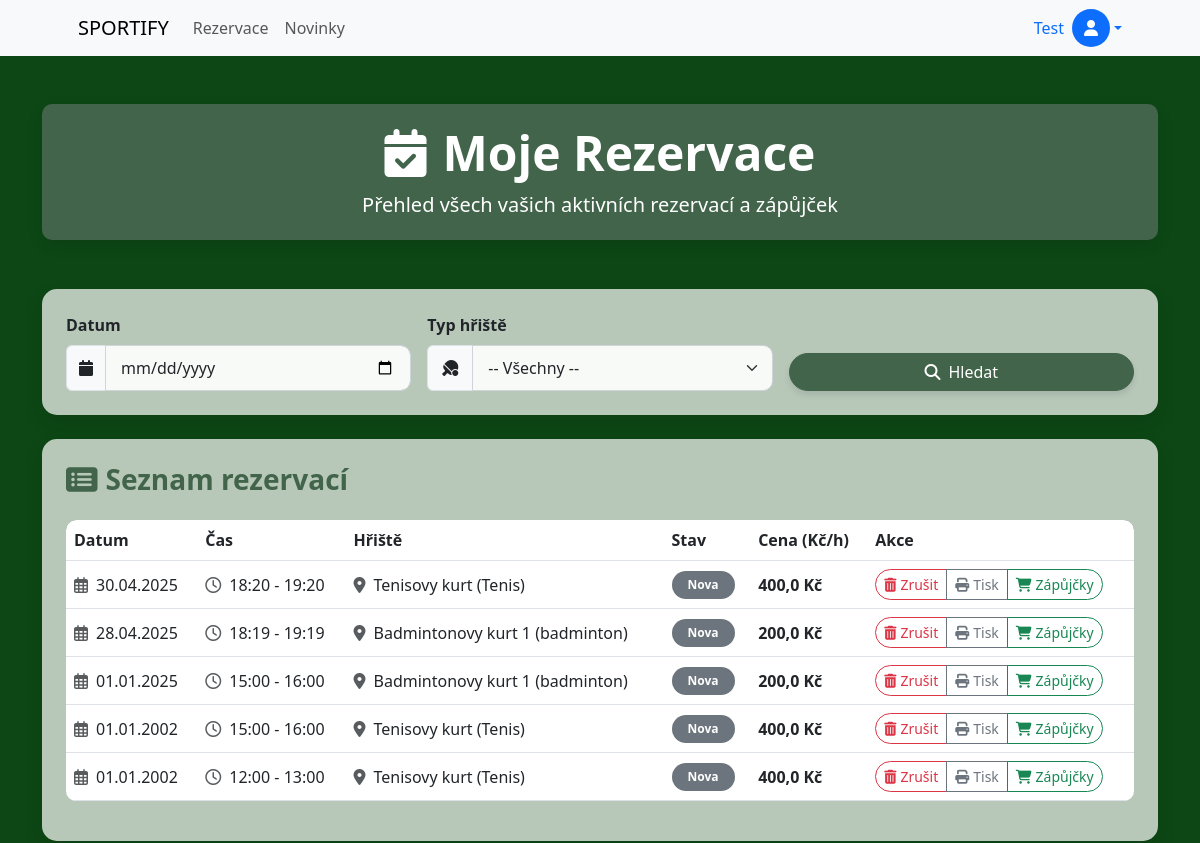
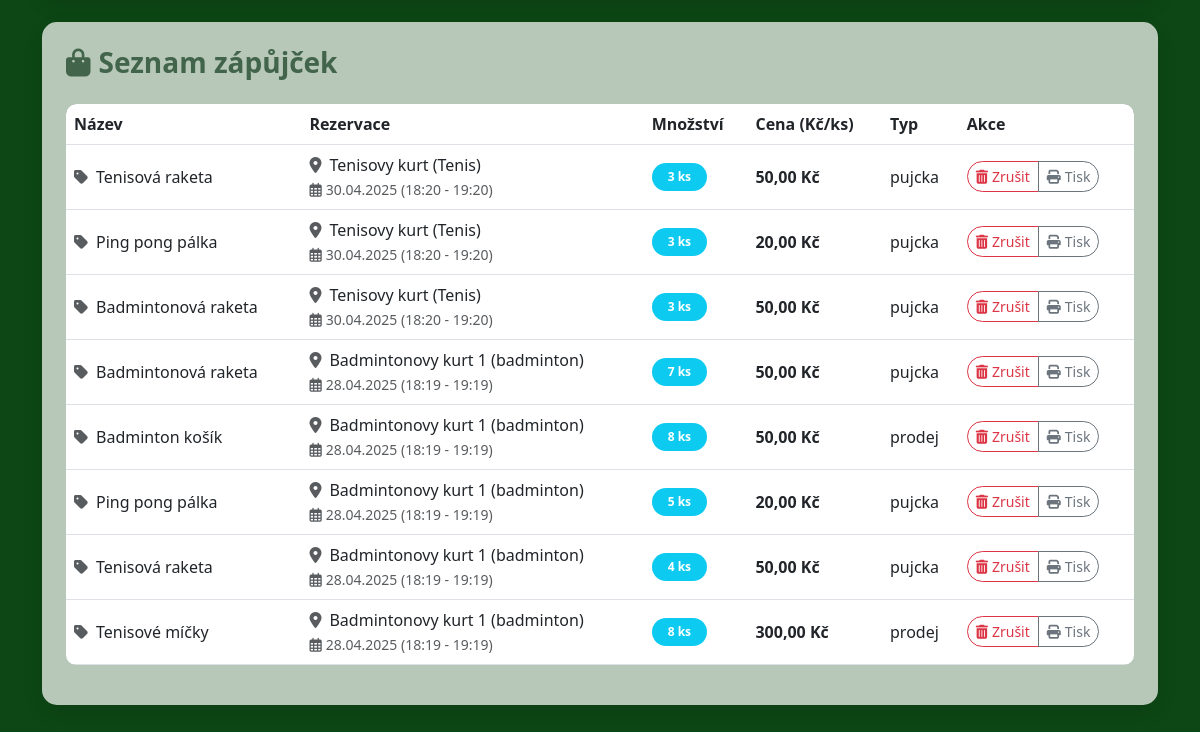
Page /rezervace/ (signed in) on the earlier database version (2 pictures, top to bottom).
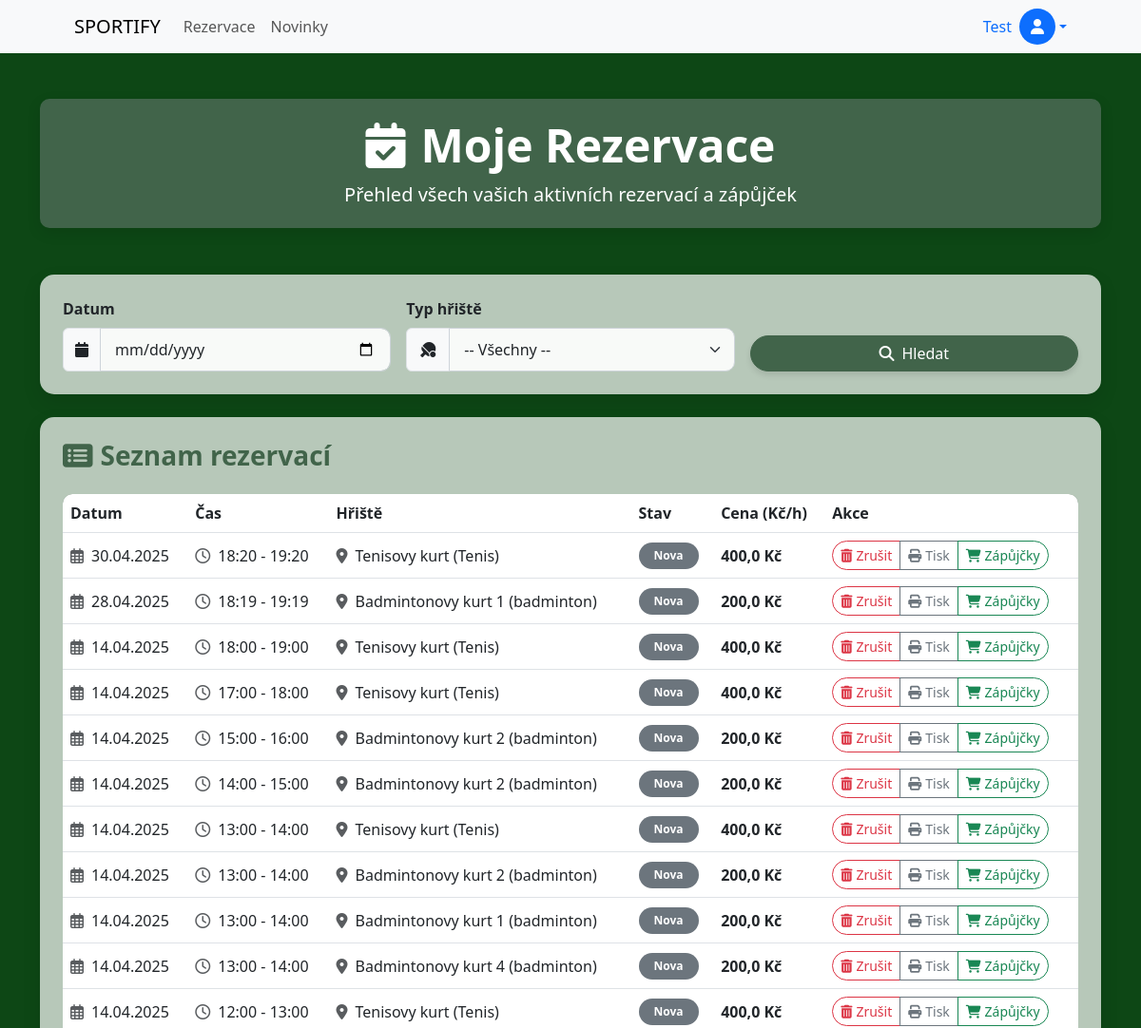
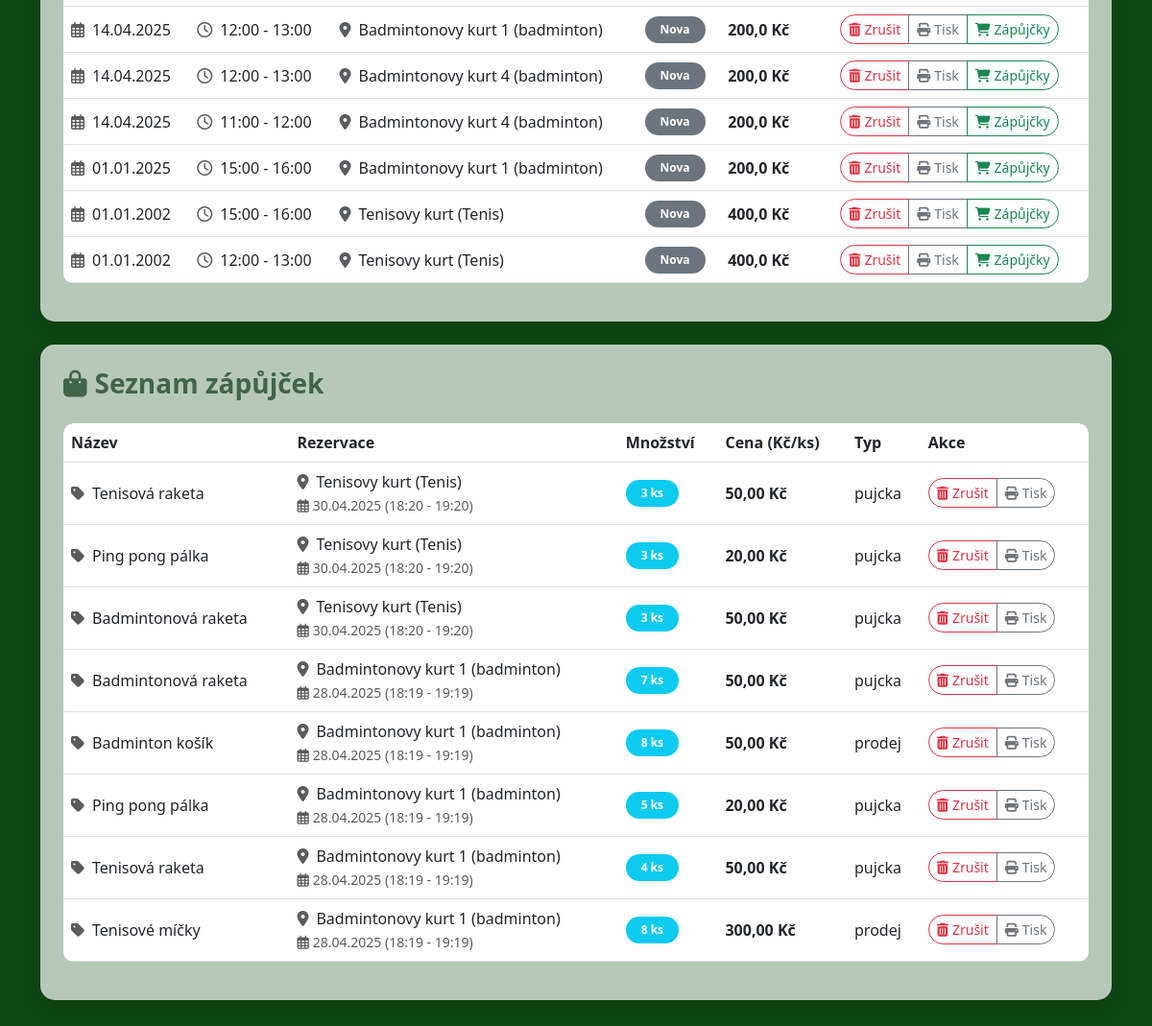
Same page on the later database version (2 pictures, top to bottom).
### rezervace/models.py (models this page shows, shortened)
class Rezervace(models.Model):
    uzivatel = models.ForeignKey(Uzivatele, on_delete=models.CASCADE, related_name='rezervace')
    hriste = models.ForeignKey(Hriste, on_delete=models.CASCADE, related_name='rezervace')
    datum = models.DateField()
    cas_zacatku = models.TimeField()
    cas_konce = models.TimeField()
    stav = models.CharField(max_length=20, choices=RESERVATION_STATUS_CHOICES, default='nova')
    popis = models.TextField(blank=True, null=True)
    vytvoreno = models.DateTimeField(default=timezone.now)
    naposledy_upraveno = models.DateTimeField(auto_now=True)
    cena = models.FloatField()

class Hriste(models.Model):
    nazev = models.CharField(max_length=100)
    typ = models.CharField(max_length=50)
    popis = models.TextField()
    cena_hodina = models.DecimalField(max_digits=8, decimal_places=2)
    kapacita = models.IntegerField()
    aktivni = models.BooleanField(default=True)

class RezervaceZapujcky(models.Model):
    rezervace = models.ForeignKey(Rezervace, on_delete=models.CASCADE, related_name='zapujcky')
    zapujcka = models.ForeignKey(Zapujcky, on_delete=models.CASCADE, related_name='rezervace')
    mnozstvi = models.IntegerField()
    cena_za_kus = models.DecimalField(max_digits=8, decimal_places=2)
    class Meta:
        unique_together = ('rezervace', 'zapujcka')  # Composite primary key

class Zapujcky(models.Model):
    nazev = models.CharField(max_length=100)
    popis = models.TextField()
    cena_pujceni = models.DecimalField(max_digits=8, decimal_places=2)
    cena_prodeje = models.DecimalField(max_digits=8, decimal_places=2)
    typ = models.CharField(max_length=20, choices=RENTAL_TYPE_CHOICES)
    aktivni = models.BooleanField(default=True)

### rezervace/views.py (the view)
# urls.py: path('rezervace/', views.rezervace, name='rezervace'),
@login_required
def rezervace(request):
    user = request.user.uzivatele  # vazba na náš model Uzivatele
    reservations = Rezervace.objects.filter(uzivatel=user).order_by('-datum', '-cas_zacatku')
    reservations_zapujcky = RezervaceZapujcky.objects.filter(rezervace__uzivatel=user).order_by('-rezervace__datum', '-rezervace__cas_zacatku')
    datum = request.GET.get('datum')
    typ_hriste = request.GET.get('typ_hriste')
    if datum:
        reservations = reservations.filter(datum=datum)
        reservations_zapujcky = reservations_zapujcky.filter(rezervace__datum=datum)
    if typ_hriste and typ_hriste != '':
        reservations = reservations.filter(hriste__typ=typ_hriste)
        reservations_zapujcky = reservations_zapujcky.filter(rezervace__hriste__typ=typ_hriste)
    return render(request, 'rezervace/rezervace.html', {
        'reservations': reservations,
        'reservations_zapujcky': reservations_zapujcky,
        'vybrane_datum': datum if datum else '',
        'vybrany_typ': typ_hriste if typ_hriste else '',
        'hriste_typy': Hriste.objects.values_list('typ', flat=True).distinct()
    })

### templates/rezervace/rezervace.html (shortened to what the changed rows need)
{% extends 'base.html' %}
{% load static %}
{% block content %}
<div class="container my-5">
  <div class="row mb-4">
    <div class="col-12">
      <div class="section-header">
        <h1 class="display-5 fw-bold mb-2"><i class="fas fa-calendar-check me-3"></i>Moje Rezervace</h1>
      </div>
    </div>
  </div>
  <div class="row mb-4">
    <div class="col-sm-12">
      <div class="card p-4">
        {% if reservations %}
          <div class="table-responsive">
            <table class="table table-hover align-middle">
              <thead>
                <tr>
                  <th>Datum</th>
                  <th>Čas</th>
                  <th>Hřiště</th>
                  <th>Stav</th>
                  <th>Cena (Kč/h)</th>
                  <th>Akce</th>
                </tr>
              </thead>
              <tbody>
                {% for rez in reservations %}
                <tr>
                  <td><i class="far fa-calendar-alt me-2 text-muted"></i>{{ rez.datum|date:"d.m.Y" }}</td>
                  <td><i class="far fa-clock me-2 text-muted"></i>{{ rez.cas_zacatku|time:"H:i" }} - {{ rez.cas_konce|time:"H:i" }}</td>
                  <td><i class="fas fa-map-marker-alt me-2 text-muted"></i>{{ rez.hriste.nazev }} ({{ rez.hriste.typ }})</td>
                  <td>
                    <span class="badge {% if rez.stav == 'A' %}bg-success{% elif rez.stav == 'S' %}bg-warning{% else %}bg-secondary{% endif %} rounded-pill px-3 py-2">
                      {{ rez.get_stav_display }}
                    </span>
                  </td>
                  <td><strong>{{ rez.cena }} Kč</strong></td>
                  <td>
                    <div class="btn-group">
                      <a href="{% url 'zrusit_rezervaci' rez.id %}"
                        class="btn btn-outline-danger btn-sm"
                        onclick="return confirm('Opravdu chcete zrušit tuto rezervaci? Budou odstraněny i její související zápujčky.');">
                        <i class="fas fa-trash-alt me-1"></i>Zrušit
                      </a>
                      <a href="{% url 'tisk_rezervace' rez.id %}" target="_blank" class="btn btn-outline-secondary btn-sm">
                        <i class="fas fa-print me-1"></i>Tisk
                      </a>
                      <a href="{% url 'zapujcky_k_rezervaci' rez.id %}" class="btn btn-outline-success btn-sm">
                        <i class="fas fa-shopping-cart me-1"></i>Zápůjčky
                      </a>
                    </div>
                  </td>
                </tr>
                {% endfor %}
              </tbody>
            </table>
          </div>
        {% endif %}
      </div>
    </div>
  </div>
  <div class="row">
    <div class="col-sm-12">
      <div class="card p-4">
        {% if reservations_zapujcky %}
          <div class="table-responsive">
            <table class="table table-hover align-middle">
              <thead>
                <tr>
                  <th>Název</th>
                  <th>Rezervace</th>
                  <th>Množství</th>
                  <th>Cena (Kč/ks)</th>
                  <th>Typ</th>
                  <th>Akce</th>
                </tr>
              </thead>
              <tbody>
                {% for rez in reservations_zapujcky %}
                <tr>
                  <td><i class="fas fa-tag me-2 text-muted"></i>{{ rez.zapujcka.nazev }}</td>
                  <td>
                    <i class="fas fa-map-marker-alt me-2 text-muted"></i>{{ rez.rezervace.hriste.nazev }} ({{ rez.rezervace.hriste.typ }})
                    <br>
                    <small class="text-muted"><i class="far fa-calendar-alt me-1"></i>{{ rez.rezervace.datum|date:"d.m.Y" }} ({{ rez.rezervace.cas_zacatku|time:"H:i" }} - {{ rez.rezervace.cas_konce|time:"H:i" }})</small>
                  </td>
                  <td><span class="badge bg-info rounded-pill px-3 py-2">{{ rez.mnozstvi }} ks</span></td>
                  <td><strong>{{ rez.cena_za_kus}} Kč</strong></td>
                  <td>{{ rez.zapujcka.typ }}</td>
                  <td>
                    <div class="btn-group">
                      <a href="{% url 'zrusit_rezervaci_zapujcky' rez.id %}"
                        class="btn btn-outline-danger btn-sm"
                        onclick="return confirm('Opravdu chcete zrušit tuto rezervaci zapujcky?');">
                        <i class="fas fa-trash-alt me-1"></i>Zrušit
                      </a>
                      <a href="{% url 'tisk_rezervace_zapujcka' rez.id %}" target="_blank" class="btn btn-outline-secondary btn-sm">
                        <i class="fas fa-print me-1"></i>Tisk
                      </a>
                    </div>
                  </td>
                </tr>
                {% endfor %}
              </tbody>
            </table>
          </div>
        {% else %}
          <div class="text-center py-5">
            <i class="fas fa-shopping-basket text-muted" style="font-size: 3rem;"></i>
            <p class="mt-3 mb-0 fs-5">Nemáte žádné zápůjčky.</p>
          </div>
        {% endif %}
      </div>
    </div>
  </div>
</div>
{% endblock %}

Differences in the rows shown:
added Rezervace: datum "14.04.2025", cas_zacatku "18:00", cas_konce "19:00", hriste.nazev "Tenisovy kurt", hriste.typ "Tenis", stav "Nova", cena "400,0"
added Rezervace: datum "14.04.2025", cas_zacatku "17:00", cas_konce "18:00", hriste.nazev "Tenisovy kurt", hriste.typ "Tenis", stav "Nova", cena "400,0"
added Rezervace: datum "14.04.2025", cas_zacatku "15:00", cas_konce "16:00", hriste.nazev "Badmintonovy kurt 2", hriste.typ "badminton", stav "Nova", cena "200,0"
added Rezervace: datum "14.04.2025", cas_zacatku "14:00", cas_konce "15:00", hriste.nazev "Badmintonovy kurt 2", hriste.typ "badminton", stav "Nova", cena "200,0"
added Rezervace: datum "14.04.2025", cas_zacatku "13:00", cas_konce "14:00", hriste.nazev "Tenisovy kurt", hriste.typ "Tenis", stav "Nova", cena "400,0"
added Rezervace: datum "14.04.2025", cas_zacatku "13:00", cas_konce "14:00", hriste.nazev "Badmintonovy kurt 2", hriste.typ "badminton", stav "Nova", cena "200,0"
added Rezervace: datum "14.04.2025", cas_zacatku "13:00", cas_konce "14:00", hriste.nazev "Badmintonovy kurt 1", hriste.typ "badminton", stav "Nova", cena "200,0"
added Rezervace: datum "14.04.2025", cas_zacatku "13:00", cas_konce "14:00", hriste.nazev "Badmintonovy kurt 4", hriste.typ "badminton", stav "Nova", cena "200,0"
added Rezervace: datum "14.04.2025", cas_zacatku "12:00", cas_konce "13:00", hriste.nazev "Tenisovy kurt", hriste.typ "Tenis", stav "Nova", cena "400,0"
added Rezervace: datum "14.04.2025", cas_zacatku "12:00", cas_konce "13:00", hriste.nazev "Badmintonovy kurt 1", hriste.typ "badminton", stav "Nova", cena "200,0"
added Rezervace: datum "14.04.2025", cas_zacatku "12:00", cas_konce "13:00", hriste.nazev "Badmintonovy kurt 4", hriste.typ "badminton", stav "Nova", cena "200,0"
added Rezervace: datum "14.04.2025", cas_zacatku "11:00", cas_konce "12:00", hriste.nazev "Badmintonovy kurt 4", hriste.typ "badminton", stav "Nova", cena "200,0"
